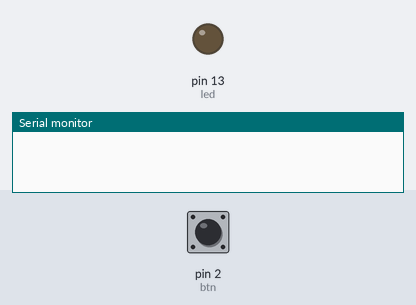
A sketch run on a simulated Arduino Uno, built with avr-gcc and run on an emulated ATmega328P. Shown: output pins drawn as LEDs (lit = HIGH), the last lines printed to the serial monitor. Dashed ring = blinking. The inputs (shaded band) are chosen by the test bench; at power-on: pin 2 (btn) HIGH.

Above: at 1.2 s.
1.3 s: pin 2 (btn) pulled LOW for 0.15 s
At 2.2 s:
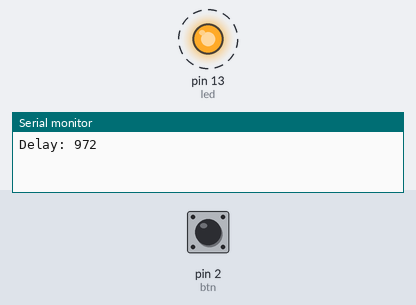
Timing chart, 0 to 10.4 s (numbered marks = the images above; inputs shaded):
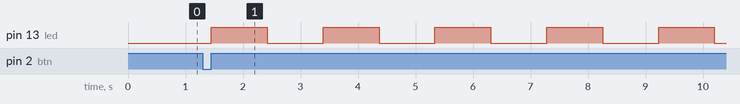

Measured:
- after the input at 1.3 s, pin 13 (led): alternates HIGH for 0.97 s and LOW for 0.97 s, starting after 0.15 s

The sketch:

push-button.ino
```cpp
const int led = 13, btn = 2;

int minD = 50, maxD = 1000;

void setup() {
  pinMode(led, OUTPUT);
  pinMode(btn, INPUT_PULLUP);
  Serial.begin(9600);
}

void loop() {
  if (!digitalRead(btn)) {
    unsigned long t = millis();
    while (!digitalRead(btn));
    int d = constrain(map(millis() - t, 0, 5000, maxD, minD), minD, maxD);

    Serial.print("Delay: ");
    Serial.println(d);

    for (int i = 0; i < 10; i++) {
      digitalWrite(led, HIGH); delay(d);
      digitalWrite(led, LOW);  delay(d);
    }
  }
}
```
